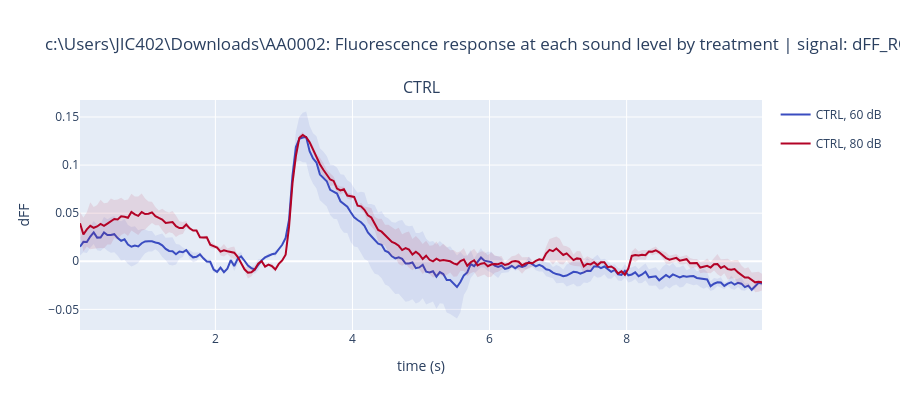

This figure's notebook cell:
### Code cell
# plot dFF (or dF) response traces across different sound intensties pre- or post-ZX1

import lib.plotting as plotting

# raw dFF response
plotting.plotDF_levelByTreatment(df_drop_drop, resp_col='dFF_ROI_raw', dFResp=False, sepPlot=True)
# plotting.plotDF_levelByTreatment(df_drop_drop, qcam2img=qcam2img, resp_col=None, dFResp=False, sepPlot=True, roi_mask=roi_mask, t_base=t_base)

# processed dFF response
# plotting.plotDF_levelByTreatment(df_drop_drop, resp_col='dFF_ROI_linFilt_butterFilt', dFResp=False, sepPlot=True)

# same for dF response
# plotting.plotDF_levelByTreatment(df_drop_drop, resp_col='dF_ROI_raw', dFResp=True, sepPlot=True)
# plotting.plotDF_levelByTreatment(df_drop_drop, resp_col='dF_ROI_linFilt_butterFilt', dFResp=True, sepPlot=True)

# raw dFF response, show pre- and post-ZX1 traces in one plot
# plotting.plotDF_levelByTreatment(df_drop_drop, resp_col='dFF_ROI_raw', dFResp=False, sepPlot=False)

### Figure 1 — Plotly figure (JSON) as saved in the notebook; plotly's stock layout.template omitted (floating-point values rounded to 4 significant figures; data arrays with more than 128 entries replaced by an {"elided": "..."} marker saying what was removed)
{"data": [{"legendgroup": "CTRL, 60 dB", "line": {"color": "rgb(58, 76, 192)"}, "mode": "lines", "name": "CTRL, 60 dB", "showlegend": true, "type": "scatter", "x": {"elided": "200 float values"}, "xaxis": "x", "y": {"elided": "200 float values"}, "yaxis": "y"}, {"legendgroup": "CTRL, 60 dB", "line": {"width": 0}, "mode": "lines", "name": "CTRL, 60 dB", "showlegend": false, "type": "scatter", "x": {"elided": "200 float values"}, "xaxis": "x", "y": {"elided": "200 float values"}, "yaxis": "y"}, {"fill": "tonexty", "fillcolor": "rgba(58, 76, 192, 0.1)", "legendgroup": "CTRL, 60 dB", "line": {"width": 0}, "mode": "lines", "name": "CTRL, 60 dB", "showlegend": false, "type": "scatter", "x": {"elided": "200 float values"}, "xaxis": "x", "y": {"elided": "200 float values"}, "yaxis": "y"}, {"legendgroup": "CTRL, 80 dB", "line": {"color": "rgb(179, 3, 38)"}, "mode": "lines", "name": "CTRL, 80 dB", "showlegend": true, "type": "scatter", "x": {"elided": "200 float values"}, "xaxis": "x", "y": {"elided": "200 float values"}, "yaxis": "y"}, {"legendgroup": "CTRL, 80 dB", "line": {"width": 0}, "mode": "lines", "name": "CTRL, 80 dB", "showlegend": false, "type": "scatter", "x": {"elided": "200 float values"}, "xaxis": "x", "y": {"elided": "200 float values"}, "yaxis": "y"}, {"fill": "tonexty", "fillcolor": "rgba(179, 3, 38, 0.1)", "legendgroup": "CTRL, 80 dB", "line": {"width": 0}, "mode": "lines", "name": "CTRL, 80 dB", "showlegend": false, "type": "scatter", "x": {"elided": "200 float values"}, "xaxis": "x", "y": {"elided": "200 float values"}, "yaxis": "y"}], "layout": {"annotations": [{"font": {"size": 16}, "showarrow": false, "text": "CTRL", "x": 0.5, "xanchor": "center", "xref": "paper", "y": 1, "yanchor": "bottom", "yref": "paper"}], "height": 410, "title": {"text": "c:\\Users\\JIC402\\Downloads\\AA0002: Fluorescence response at each sound level by treatment | signal: dFF_ROI_raw"}, "xaxis": {"anchor": "y", "domain": [0, 1], "title": {"text": "time (s)"}}, "yaxis": {"anchor": "x", "domain": [0, 1], "title": {"text": "dFF"}}}}
